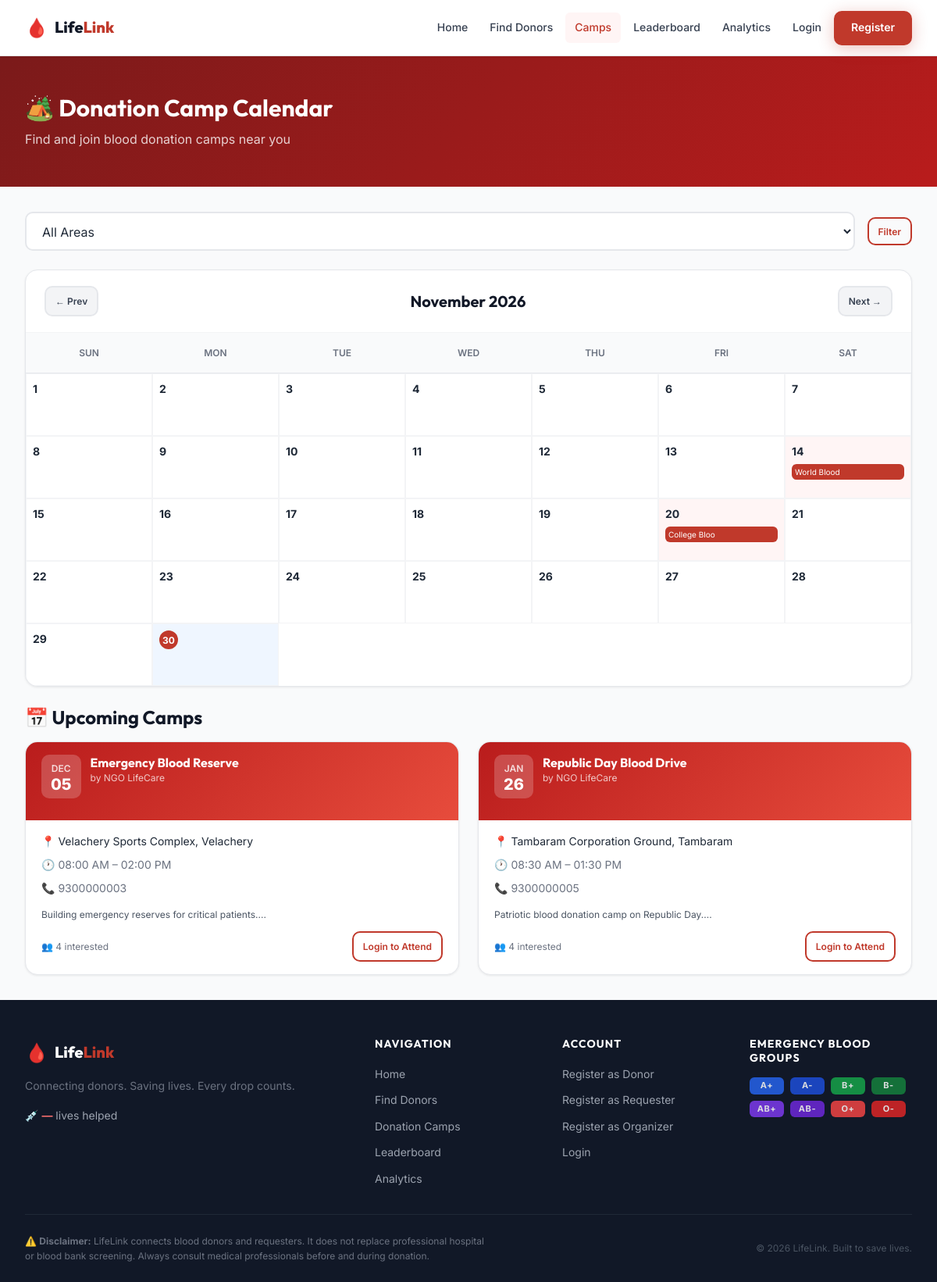
Screenshot of /pages/public/calendar.php with the database file from the repository.
### tables this page shows
CREATE TABLE IF NOT EXISTS camps (
    id           INT UNSIGNED AUTO_INCREMENT PRIMARY KEY,
    organizer_id INT UNSIGNED NOT NULL,
    title        VARCHAR(200) NOT NULL,
    venue        VARCHAR(300) NOT NULL,
    area_id      INT UNSIGNED NULL DEFAULT NULL,
     
    lat          DECIMAL(9,6) NULL,
    lng          DECIMAL(9,6) NULL,
    city         VARCHAR(100) NULL,
    state        VARCHAR(100) NULL,
    country      VARCHAR(100) NULL,
    location_source ENUM('gps','manual','geocoded') NULL DEFAULT NULL,
    location_consent TINYINT(1) NOT NULL DEFAULT 0,
    camp_date    DATE NOT NULL,
    start_time   TIME NOT NULL,
    end_time     TIME NOT NULL,
    contact      VARCHAR(20) NOT NULL,
    description  TEXT NULL,
    status       ENUM('pending','approved','rejected') NOT NULL DEFAULT 'pending',
    created_at   DATETIME NOT NULL DEFAULT CURRENT_TIMESTAMP,
    FOREIGN KEY (organizer_id) REFERENCES users(id),
    FOREIGN KEY (area_id)      REFERENCES areas(id) ON DELETE SET NULL,
    INDEX idx_date   (camp_date),
    INDEX idx_status (status),
    INDEX idx_area   (area_id)
);

CREATE TABLE IF NOT EXISTS users (
    id                   INT UNSIGNED AUTO_INCREMENT PRIMARY KEY,
    name                 VARCHAR(100)  NOT NULL,
    email                VARCHAR(150)  NOT NULL,
    phone                VARCHAR(20)   NOT NULL,
    password_hash        VARCHAR(255)  NOT NULL,
    role                 ENUM('donor','requester','organizer','organization','admin') NOT NULL DEFAULT 'donor',
    status               ENUM('unverified','pending','active','blocked') NOT NULL DEFAULT 'unverified',
    login_attempts       TINYINT UNSIGNED NOT NULL DEFAULT 0,
    locked_until         DATETIME NULL,
    email_token          VARCHAR(64)   NULL DEFAULT NULL,
    email_token_expires  DATETIME      NULL DEFAULT NULL,
     
    lat                  DECIMAL(9,6)  NULL DEFAULT NULL,
    lng                  DECIMAL(9,6)  NULL DEFAULT NULL,
    city                 VARCHAR(100)  NULL DEFAULT NULL,
    state                VARCHAR(100)  NULL DEFAULT NULL,
    country              VARCHAR(100)  NULL DEFAULT NULL,
    location_source      ENUM('gps','manual','geocoded') NULL DEFAULT NULL,
    location_updated_at  DATETIME      NULL DEFAULT NULL,
    location_consent     TINYINT(1)    NOT NULL DEFAULT 0,
    location_incomplete  TINYINT(1)    NOT NULL DEFAULT 0,
    notify_email         TINYINT(1)    NOT NULL DEFAULT 1,
    created_at           DATETIME      NOT NULL DEFAULT CURRENT_TIMESTAMP,
    UNIQUE KEY uq_email         (email),
    INDEX idx_role              (role),
    INDEX idx_status            (status),
    INDEX idx_lat_lng           (lat, lng),
    INDEX idx_country_state_city(country, state, city),
    INDEX idx_email_token       (email_token)
);

CREATE TABLE IF NOT EXISTS areas (
    id   INT UNSIGNED AUTO_INCREMENT PRIMARY KEY,
    name VARCHAR(100) NOT NULL,
    city VARCHAR(100) NOT NULL,
    lat  DECIMAL(9,6) NULL,
    lng  DECIMAL(9,6) NULL,
    INDEX idx_city (city)
);

### includes/helpers.php (called while the page is built, shortened)
<?php
function e(mixed $value): string {
    return htmlspecialchars((string)($value ?? ''), ENT_QUOTES | ENT_SUBSTITUTE, 'UTF-8');
}

### includes/auth.php (called while the page is built, shortened)
<?php
function isLoggedIn(): bool {
    return !empty($_SESSION['user_id']);
}

### pages/public/calendar.php (the view, shortened to what this page needs)
<?php
require_once __DIR__ . '/../../includes/auth.php';
require_once __DIR__ . '/../../includes/helpers.php';
$db    = getDB();
$year  = (int)($_GET['year']  ?? date('Y'));
$month = (int)($_GET['month'] ?? date('n'));
$filterArea = (int)($_GET['area_id'] ?? 0);
$sql = "SELECT c.*, a.name AS area_name, u.name AS organizer_name,
               (SELECT COUNT(*) FROM camp_interest ci WHERE ci.camp_id=c.id) AS interested
        FROM camps c LEFT JOIN areas a ON a.id=c.area_id JOIN users u ON u.id=c.organizer_id
        WHERE c.status='approved'
          AND YEAR(c.camp_date)=? AND MONTH(c.camp_date)=?";
$params = [$year, $month];
$sql .= ' ORDER BY c.camp_date, c.start_time';
$stmt = $db->prepare($sql); $stmt->execute($params);
$camps = $stmt->fetchAll();
$campsByDay = [];
foreach ($camps as $c) {
    $day = (int)date('j', strtotime($c['camp_date']));
    $campsByDay[$day][] = $c;
}
$upcoming = $db->query(
    "SELECT c.*, a.name AS area_name, u.name AS organizer_name,
            (SELECT COUNT(*) FROM camp_interest ci WHERE ci.camp_id=c.id) AS interested
     FROM camps c
     LEFT JOIN areas a ON a.id=c.area_id
     JOIN users u ON u.id=c.organizer_id
     WHERE c.status='approved' AND c.camp_date >= CURDATE()
     ORDER BY c.camp_date LIMIT 10"
)->fetchAll();
$userInterests = [];
$prevMonth = $month - 1; $prevYear = $year;
$nextMonth = $month + 1; $nextYear = $year;
$daysInMonth   = cal_days_in_month(CAL_GREGORIAN, $month, $year);
require __DIR__ . '/../../includes/header.php';
?>
<div class="page-header">
    <div class="container">
        <h1>🏕️ Donation Camp Calendar</h1>
        <p>Find and join blood donation camps near you</p>
    </div>
</div>
<section class="section-sm">
    <div class="container">
        <form method="GET" style="display:flex;gap:var(--space-4);align-items:center;margin-bottom:var(--space-6);flex-wrap:wrap">
            <div class="form-group" style="margin:0;flex:1;min-width:200px">
                <select name="area_id" id="calAreaFilter" onchange="this.form.submit()">
                    <option value="">All Areas</option>
                </select>
            </div>
            <button type="submit" class="btn btn-outline btn-sm">Filter</button>
        </form>
        <div class="card mb-6">
            <div class="card-header">
                <a href="?year=<?= $prevYear ?>&month=<?= $prevMonth ?>&area_id=<?= $filterArea ?>" class="btn btn-secondary btn-sm">← Prev</a>
                <h2 style="font-size:var(--text-xl)"><?= date('F Y', mktime(0,0,0,$month,1,$year)) ?></h2>
                <a href="?year=<?= $nextYear ?>&month=<?= $nextMonth ?>&area_id=<?= $filterArea ?>" class="btn btn-secondary btn-sm">Next →</a>
            </div>
            <div class="card-body" style="padding:0">
                <div class="calendar-grid-header">
                    <?php foreach(['Sun','Mon','Tue','Wed','Thu','Fri','Sat'] as $d): ?>
                    <div><?= $d ?></div>
                    <?php endforeach; ?>
                </div>
                <div class="calendar-days">
                    <?php for($day=1;$day<=$daysInMonth;$day++):
                        $isToday = ($day==(int)date('j') && $month==(int)date('n') && $year==(int)date('Y'));
                        $hasCamp = isset($campsByDay[$day]);
                    ?>
                    <div class="calendar-day <?= $isToday?'today':'' ?> <?= $hasCamp?'has-camp':'' ?>"
                         <?php if($hasCamp): ?>onclick="showCampDay(<?= $day ?>)"<?php endif; ?>>
                        <div class="day-number">
                            <?php if($isToday): ?><span class="day-today"><?= $day ?></span><?php else: ?><?= $day ?><?php endif; ?>
                        </div>
                        <?php if($hasCamp): ?>
                            <?php foreach($campsByDay[$day] as $c): ?>
                            <div class="camp-dot" title="<?= e($c['title']) ?>"><?= e(substr($c['title'],0,12)) ?></div>
                            <?php endforeach; ?>
                        <?php endif; ?>
                    </div>
                    <?php endfor; ?>
                </div>
            </div>
        </div>
        <h2 style="margin-bottom:var(--space-4)">📅 Upcoming Camps</h2>
        <?php if(empty($upcoming)): ?>
            <div class="empty-state card"><div class="empty-icon">🏕️</div><h3>No upcoming camps</h3><p>Check back soon or ask your organizer to post a camp.</p></div>
        <?php else: ?>
            <div class="grid-2">
            <?php foreach($upcoming as $camp):
                $attending = in_array($camp['id'], $userInterests);
            ?>
                <div class="camp-card">
                    <div class="camp-card-header">
                        <div style="display:flex;align-items:flex-start;gap:var(--space-3)">
                            <div class="camp-date-badge">
                                <span class="camp-date-month"><?= date('M', strtotime($camp['camp_date'])) ?></span>
                                <span class="camp-date-day"><?= date('d', strtotime($camp['camp_date'])) ?></span>
                            </div>
                            <div>
                                <h3 style="color:var(--white);font-size:var(--text-base)"><?= e($camp['title']) ?></h3>
                                <p style="color:rgba(255,255,255,0.75);font-size:var(--text-xs)">by <?= e($camp['organizer_name']) ?></p>
                            </div>
                        </div>
                    </div>
                    <div class="camp-card-body">
                        <p style="font-size:var(--text-sm);margin-bottom:var(--space-2)">📍 <?= e($camp['venue']) ?>, <?= e($camp['area_name']) ?></p>
                        <p style="font-size:var(--text-sm);color:var(--gray-500);margin-bottom:var(--space-2)">
                            🕐 <?= date('h:i A',strtotime($camp['start_time'])) ?> – <?= date('h:i A',strtotime($camp['end_time'])) ?>
                        </p>
                        <p style="font-size:var(--text-sm);color:var(--gray-500);margin-bottom:var(--space-3)">📞 <?= e($camp['contact']) ?></p>
                        <?php if($camp['description']): ?>
                            <p style="font-size:var(--text-xs);color:var(--gray-600);margin-bottom:var(--space-3)"><?= e(substr($camp['description'],0,120)) ?>...</p>
                        <?php endif; ?>
                        <div style="display:flex;align-items:center;justify-content:space-between">
                            <span style="font-size:var(--text-xs);color:var(--gray-500)">
                                👥 <span data-camp-count="<?= $camp['id'] ?>"><?= (int)$camp['interested'] ?></span> interested
                            </span>
                            <?php if(isLoggedIn() && currentRole()==='donor'): ?>
                                <button class="btn btn-sm <?= $attending?'btn-success':'btn-outline' ?>"
                                        data-camp-interest="<?= $camp['id'] ?>">
                                    <?= $attending ? "✓ Attending" : "I'll Attend" ?>
                                </button>
                            <?php elseif(!isLoggedIn()): ?>
                                <a href="<?= APP_URL ?>/pages/login.php" class="btn btn-outline btn-sm">Login to Attend</a>
                            <?php endif; ?>
                        </div>
                    </div>
                </div>
            <?php endforeach; ?>
            </div>
        <?php endif; ?>
    </div>
</section>
<?php require __DIR__ . '/../../includes/footer.php'; ?>

### rows the page displays
camps: title "World Blood"
camps: title "College Bloo"
camps: camp_date "DEC", camp_date "05", title "Emergency Blood Reserve", organizer.name "NGO LifeCare", venue "Velachery Sports Complex", area.name "Velachery", start_time "08:00 AM", end_time "02:00 PM", contact "9300000003", description "Building emergency reserves for critical patients.", interested "4"
camps: camp_date "JAN", camp_date "26", title "Republic Day Blood Drive", organizer.name "NGO LifeCare", venue "Tambaram Corporation Ground", area.name "Tambaram", start_time "08:30 AM", end_time "01:30 PM", contact "9300000005", description "Patriotic blood donation camp on Republic Day.", interested "4"

### other values shown
date('F Y', mktime(0,0,0,$month,1,$year)) "November 2026"
$d "SUN"
$d "MON"
$d "TUE"
$d "WED"
$d "THU"
$d "FRI"
$d "SAT"
$g "A+"
$g "A-"
$g "B+"
$g "B-"
$g "AB+"
$g "AB-"
$g "O+"
